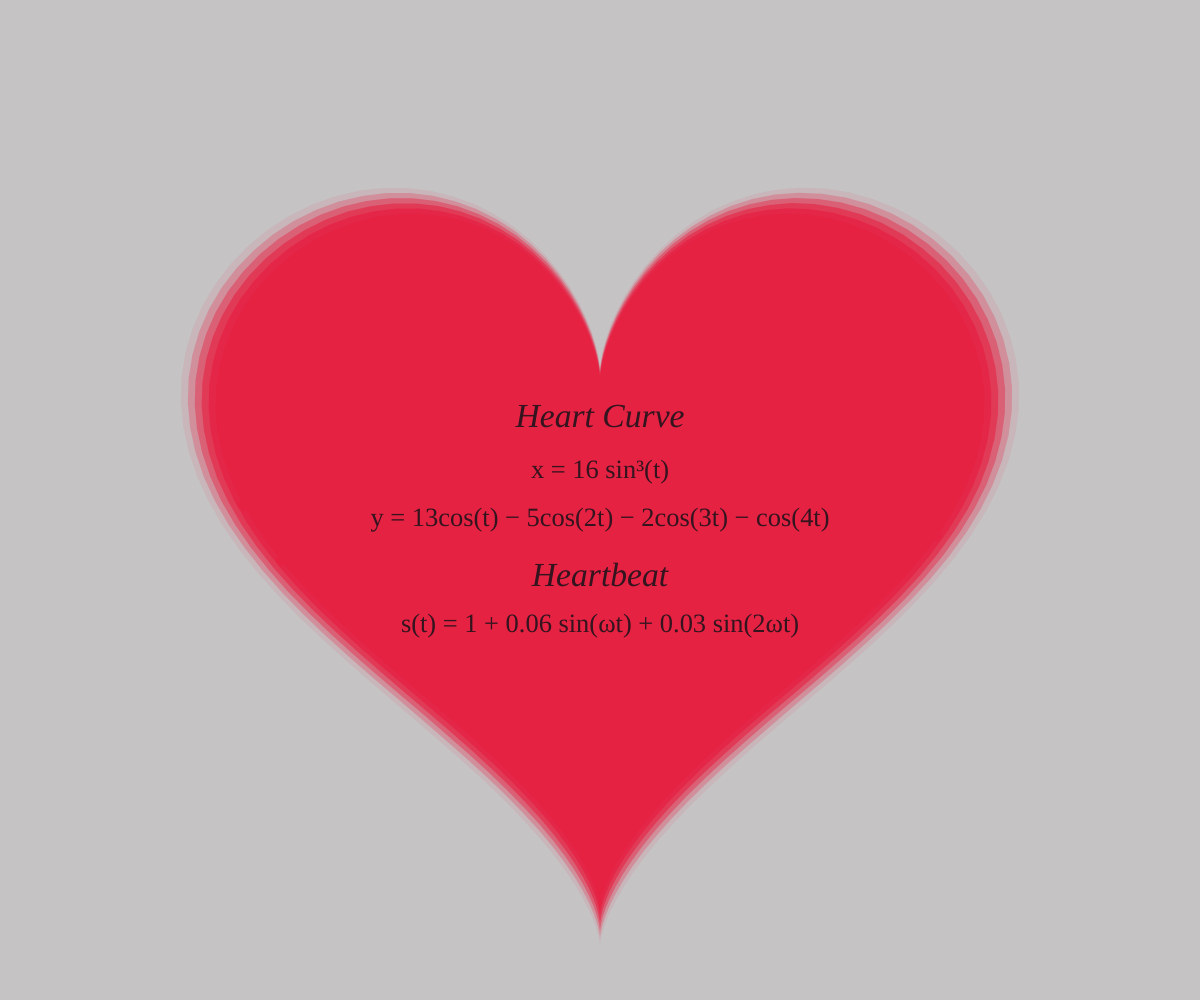
Frame 1 (no input)
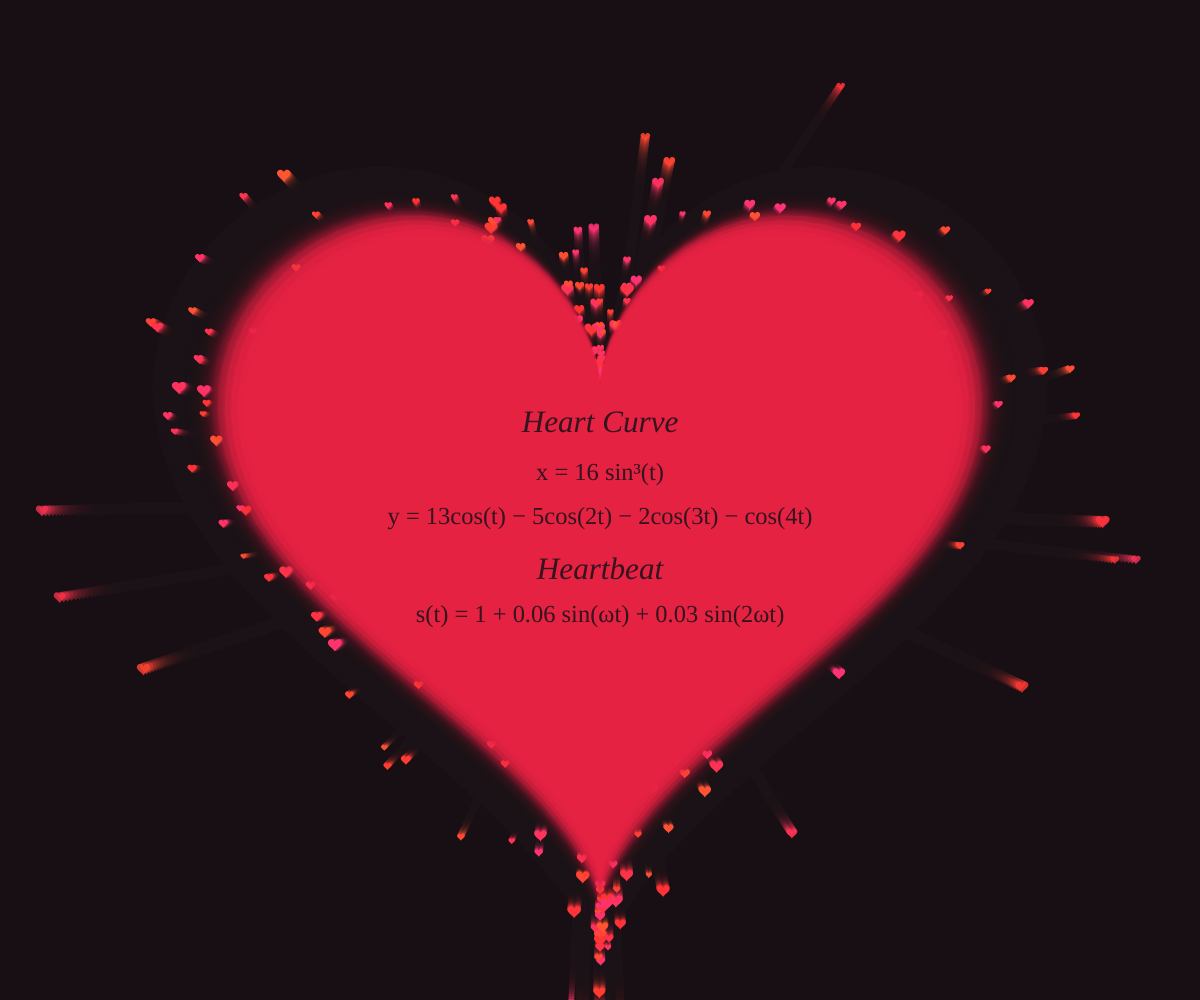
Frame 60 (no input)
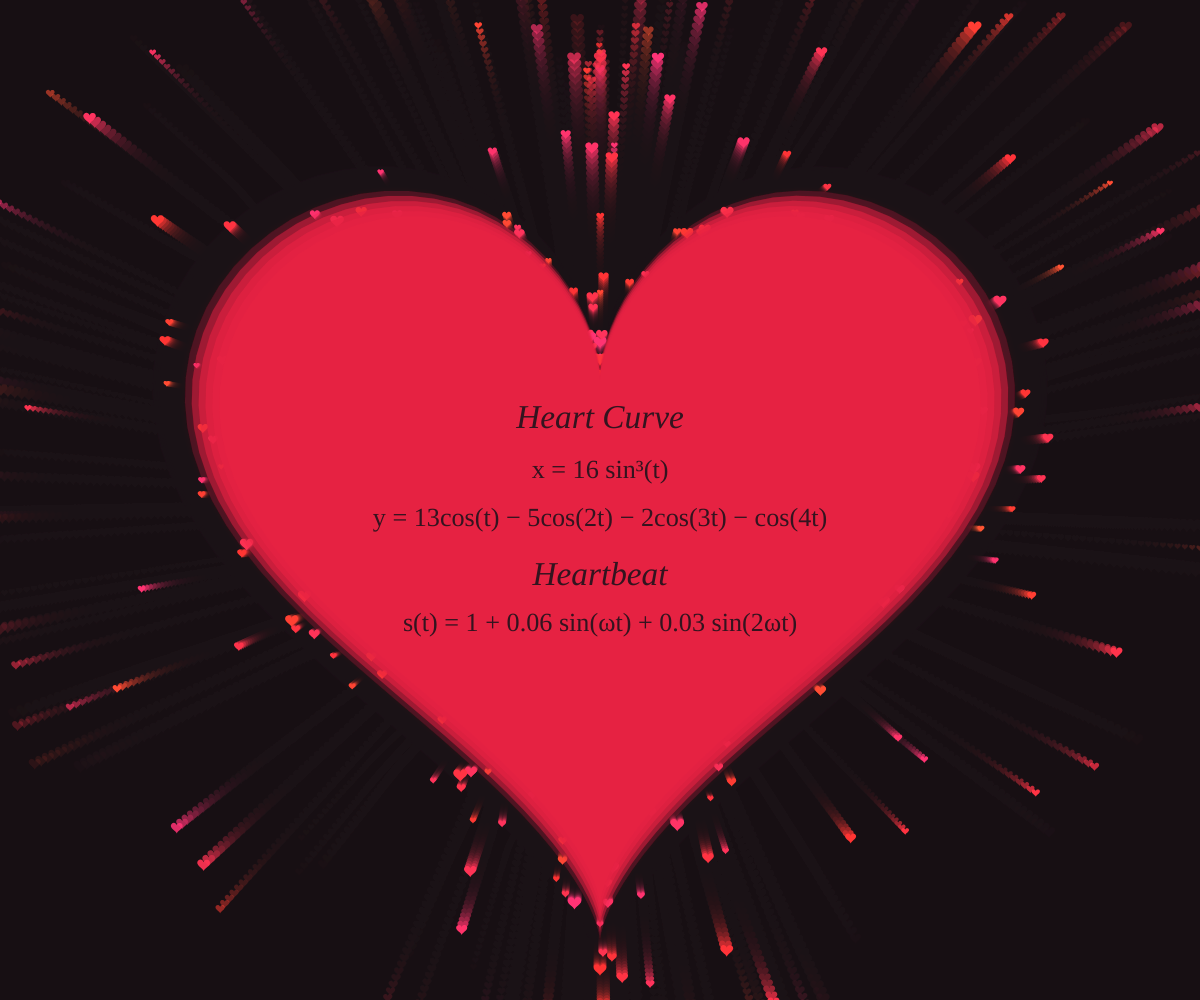
Frame 120 (the mouse pressed at the canvas centre since frame 60)

The p5.js sketch that drew these frames (run headless with seeded random() and noise() and a simulated clock; from frame 60 on, the mouse is pressed at the canvas centre):

// p5.js sketch
// ── sketch.js
// Math Heart for Valentine's Day
// Parametric heart curve with pulsing mini-heart particles.
// Wally Glutton / stungeye.com / 2024-02-14
// This is free and unencumbered software released into the public domain. See unlicense.org.

let particles = [];

function setup() {
  createCanvas(windowWidth, windowHeight);
  colorMode(HSB, 360, 100, 100, 100);
  noStroke();
}

function heartXY(t) {
  return [
    16 * pow(sin(t), 3),
    -(13 * cos(t) - 5 * cos(2 * t) - 2 * cos(3 * t) - cos(4 * t)),
  ];
}

function drawHeart(sz, step = 0.2) {
  beginShape();
  for (let t = 0; t < TWO_PI; t += step) {
    let [hx, hy] = heartXY(t);
    vertex(hx * sz, hy * sz);
  }
  endShape(CLOSE);
}

function heartbeat() {
  let f = frameCount;
  let beat = 1 + 0.06 * sin(f * 0.08) + 0.03 * sin(f * 0.16);
  let vel = 0.06 * 0.08 * cos(f * 0.08) + 0.03 * 0.16 * cos(f * 0.16);

  return { beat, vel };
}

function spawnParticle(s) {
  let t = random(TWO_PI);
  let [x, y] = heartXY(t);
  let norm = abs(x) + abs(y) + 0.1;

  return {
    x: x * s,
    y: y * s,
    vx: (x / norm) * random(0.5, 1.5),
    vy: (y / norm) * random(0.5, 1.5),
    life: 255,
    hue: random(340, 370) % 360,
    sz: random(3, 7),
  };
}

function updateParticles(impulse) {
  for (let p of particles) {
    let d = sqrt(p.x * p.x + p.y * p.y) + 0.1;
    p.vx += (p.x / d) * impulse;
    p.vy += (p.y / d) * impulse;
  }

  for (let i = particles.length - 1; i >= 0; i--) {
    let p = particles[i];
    fill(p.hue, 80, 100, p.life);
    push();
    translate(p.x, p.y);
    drawHeart(p.sz / 16);
    pop();
    p.x += p.vx;
    p.y += p.vy;
    p.life -= 3;
    if (p.life <= 0) particles.splice(i, 1);
  }
}

function drawFeatheredHeart(s) {
  for (let k = 5; k >= 0; k--) {
    fill(350, 85, 90, map(k, 5, 0, 8, 95));
    drawHeart(s * (1 + k * 0.018), 0.05);
  }
}

function drawMathOverlay(s) {
  fill(340, 60, 20);
  textFont("Georgia");
  textAlign(CENTER, CENTER);
  let dy = s * 1.6;

  textStyle(ITALIC);
  textSize(s * 1.4);
  text("Heart Curve", 0, -s * 5 + dy);

  textStyle(NORMAL);
  textSize(s * 1.1);
  text("x = 16 sin³(t)", 0, -s * 2.8 + dy);
  text("y = 13cos(t) − 5cos(2t) − 2cos(3t) − cos(4t)", 0, -s * 0.8 + dy);

  textStyle(ITALIC);
  textSize(s * 1.4);
  text("Heartbeat", 0, s * 1.6 + dy);

  textStyle(NORMAL);
  textSize(s * 1.1);
  text("s(t) = 1 + 0.06 sin(ωt) + 0.03 sin(2ωt)", 0, s * 3.6 + dy);
}

function draw() {
  background(340, 30, 10, 25);
  translate(width / 2, height / 2);

  let { beat, vel } = heartbeat();
  let s = (min(width, height) / 42) * beat;

  for (let i = 0; i < 3; i++) {
    particles.push(spawnParticle(s));
  }

  updateParticles(max(0, vel) * 40);
  drawFeatheredHeart(s);
  drawMathOverlay(s);
}

function windowResized() {
  resizeCanvas(windowWidth, windowHeight);
}
